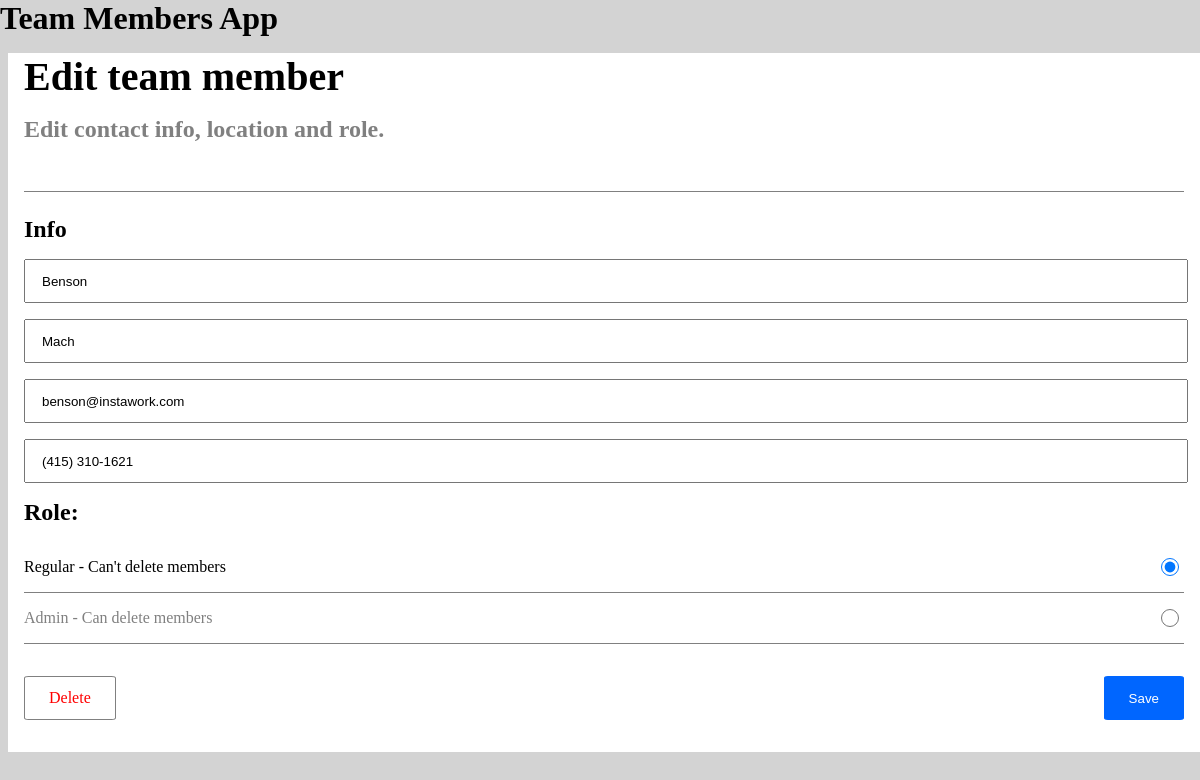
The app's page /edit/12 with its own data.
### base/models.py (models this page shows, shortened)
class Member(models.Model):
    first_name = models.CharField(max_length=50)
    last_name = models.CharField(max_length=50)
    email = models.EmailField(max_length = 254)
    phone = PhoneNumberField(null=False, blank=False, unique=True, region='US')
    role = models.CharField(max_length=10, choices=ROLE_CHOICE, default=1)
    updated = models.DateTimeField(auto_now=True)
    created = models.DateTimeField(auto_now_add=True)
    class Meta:
        ordering = ['updated', 'created']

### base/views.py (the view)
# urls.py: path('edit/<str:id>' , views.edit, name="edit"),
def edit(request, id):
    member = Member.objects.get(id=id)
    form = MemberForm(instance=member)
    print('inside edit')
    if request.method == 'POST':
       form = MemberForm(request.POST, instance=member)
       if form.is_valid():
            form.save()
            return redirect('list')
    context = {'form': form, 'member': member}
    return render(request, 'base/edit.html', context)

### base/forms.py
class MemberForm(ModelForm):
    class Meta:
        model = Member
        fields = '__all__'
        widgets = {
            'first_name': forms.TextInput(attrs={"placeholder": "First Name",}
            ),
            'last_name': forms.TextInput(attrs={"placeholder": "Last Name",}
            ),
            'email': forms.TextInput(attrs={"placeholder": "Email",}
            ),
            'phone': forms.TextInput(attrs={"placeholder": "Phone Number",}
            ),
            'role': forms.RadioSelect()
        }

### base/templates/base/edit.html (shortened to what this page needs)
{% extends 'main.html' %}
{% block content %}
<div class="list-container">
    <h3 class="list-container__title">Edit team member</h3>
    <h5 class="list-container__subtitle">Edit contact info, location and role.</h5>
    <form method="POST" action="" class="list-container__form" >
        <h5 class="list-container__info">Info</h5>
        {{form.as_p}}
        <div class="buttons-container">
            <a href="{% url 'delete' member.id %}" class="delete-button" role="button">Delete</a>
            <input type="Submit" value="Save" class="save-button"/>
        </div>
    </form>
</div>
{% endblock %}

### static/styles/styles.css (style rules this page uses)
*::before, *::after { box-sizing: border-box; padding: 0; margin: 0; }
* { padding: 0; margin: 0; }
html { padding: 0; margin: 0; }
body { background-color: lightgrey; }
.list-container { background-color: white; margin-left: .5rem; }
.list-container__title { font-size: 2.5rem; margin: 1rem; }
.list-container__subtitle { color: grey; margin: 1rem 1rem 0 1rem; font-size: 1.5rem; padding-bottom: 3rem; border-bottom: 1px solid grey; }
.list-container__info { padding: 1.5rem 0 1rem 0; font-size: 1.5rem; font-weight: bold; color: black; }
.list-container__form { padding: 0 1rem 2rem 1rem; }
input[type="text"] { height: 2.5rem; width: 100%; text-indent: 1rem; }
input[name="last_name"] { margin-top: 1rem; text-indent: 1rem; }
input[name="email"] { margin: 1rem 0 1rem 0; text-indent: 1rem; }
label[for="id_role_0"] { display: flex; flex-direction: row-reverse; justify-content: space-between; border-bottom: 1px solid grey; padding: 1rem 0 1rem 0; color: grey; }
input[type="radio"] { width: 1.75rem; }
input[type="radio"]:checked::placeholder { width: 1.75rem; color: black; }
label[for="id_role_0"]:has(input[type="radio"]:checked) { color: black; }
label[for="id_role_1"] { display: flex; flex-direction: row-reverse; justify-content: space-between; border-bottom: 1px solid grey; padding: 1rem 0 1rem 0; color: grey; }
p:nth-child(7) { padding: 1rem 0 1rem 0; font-weight: bold; hanging-punctuation: none; font-size: 1.5rem; }
.save-button { color: white; background-color: #0066ff; border: 1px solid #0066ff; border-radius: 5%; padding: 0.75rem 1.5rem 0.75rem 1.5rem; cursor: pointer; }
.delete-button { color: red; background-color: white; border: 1px solid grey; border-radius: 5%; padding: 0.75rem 1.5rem 0.75rem 1.5rem; text-decoration: none; cursor: pointer; }
.buttons-container { display: flex; justify-content: space-between; margin-top: 2rem; }

### records on screen
Member: first_name "Benson", last_name "Mach", email "benson@instawork.com", phone "(415) 310-1621", role "☑ Regular - Can't delete members ☐ Admin - Can delete members"
